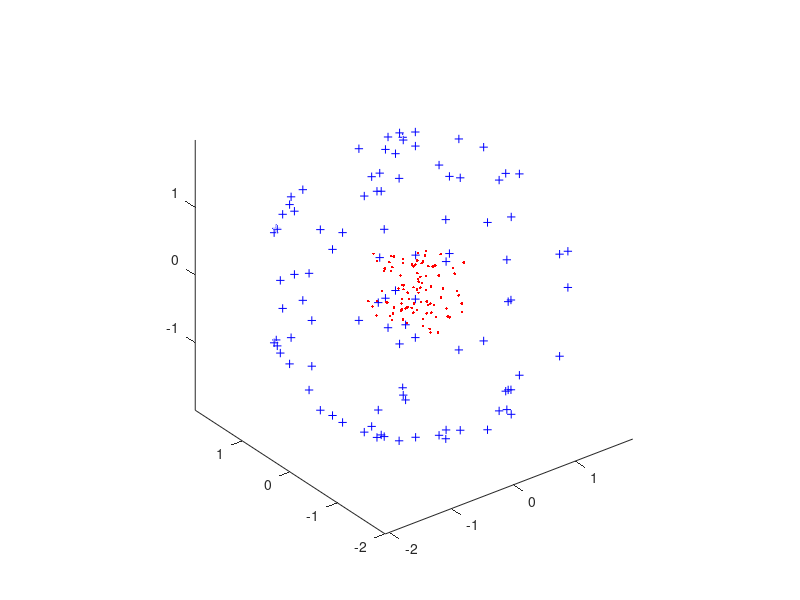

This figure's MATLAB source: (Note: this script raises an error after producing the figure.)
% Example 3.5.2
% "Introduction to Pattern Recognition: A MATLAB Approach"
% S. Theodoridis, A. Pikrakis, K. Koutroumbas, D. Cavouras

close('all');
clear;

% 1. Generate the points of X that belong to class +1
rand('seed',0)
noise_level=0.1;
n_points=[100 100]; %Points per class
l=3;
X=rand(l,n_points(1))- (0.5*ones(l,1))*ones(1,n_points(1));

% Generate the points of X that belong to class -1
r=2; %Radius of the sphere
for i=1:n_points(2)/2
    e=1;
    while(e==1)
        temp=(2*r)*rand(1,l-1)-r;
        if(r^2-sum(temp.^2)>0)
            e=0;
        end
    end
    t=sqrt(r^2-sum(temp.^2))+noise_level*(rand-0.5);
    qw=[temp t; temp -t]';
    X=[X qw];
end

% The data set Xtest is now generated similarly (we use the value 100 as the seed for the rand function).
% Generate the points of Xtest that belong to class +1
rand('seed',100)
noise_level=0.1;
n_points=[100 100]; %Points per class
l=3;
X_test=rand(l,n_points(1))- (0.5*ones(l,1))*ones(1,n_points(1));

% Generate the points of Xtest that belong to class -1
r=2; %Radius of the sphere
for i=1:n_points(2)/2
    e=1;
    while(e==1)
        temp=(2*r)*rand(1,l-1)-r;
        if(r^2-sum(temp.^2)>0)
            e=0;
        end
    end
    t=sqrt(r^2-sum(temp.^2))+noise_level*(rand-0.5);
    qw=[temp t; temp -t]';
    X_test=[X_test qw];
end


% Define the class labels for X and X_test
[l,N]=size(X);
y=[ones(1,n_points(1)) -ones(1,n_points(2))];
y_test=[ones(1,n_points(1)) -ones(1,n_points(2))];

% Plot dataset X
figure(1), plot3(X(1,y==1),X(2,y==1),X(3,y==1),'r.',X(1,y==-1),X(2,y==-1),X(3,y==-1),'b+')
figure(1), axis equal

% 2. To perform kernel PCA with kernel exponential and sigma = 1 type

[s,V,Y]=kernel_PCA(X,2,'exp',[1 0]);

% Note that Y contains in its columns the images of the points of X on the
% space spanned by the first two principal components, while V contains the
% respective principal components.

% Plot Y
figure(2), plot(Y(1,y==1),Y(2,y==1),'r.',Y(1,y==-1),Y(2,y==-1),'b+')

% 3. To design the LS classifier based on Y , type
w=SSErr([Y; ones(1,sum(n_points))],y,0)

% 4. In order to generate the Ytest set, containing in its columns the projections of the vectors of
% Xtest to the space spanned by the principal components, type
[l,N_test]=size(X_test);
Y_test=[];
for i=1:N_test
    [temp]=im_point(X_test(:,i),X,V,2,'exp',[1 0]);
    Y_test=[Y_test temp];
end

% To classify the vectors of Xtest (Ytest) and compute the classification error type
y_out=2*(w'*[Y_test; ones(1,sum(n_points))]>0)-1;
class_err=sum(y_out.*y_test<0)/sum(n_points);
figure(3), plot(Y_test(1,y==1),Y_test(2,y==1),'r.',Y_test(1,y==-1),Y_test(2,y==-1),'b+')
figure(3), axis equal

% Plot the linear classifier (works only if w(1)~=0)
y_lin=[min(Y_test(2,:)') max(Y_test(2,:)')];
x_lin=[(-w(3)-w(2)*y_lin(1))/w(1) (-w(3)-w(2)*y_lin(2))/w(1)];
figure(3), hold on
figure(3), line(x_lin,y_lin)

% 5. For this step, repeat the codes given in steps 2-4, where now in the call
% of the kernel PCA function (step 2), [1, 0] is replaced by [0.6, 0] (see also
% Figure 3.6(b)).

[s,V,Y]=kernel_PCA(X,2,'exp',[0.6 0]);
figure(4), plot(Y(1,y==1),Y(2,y==1),'r.',Y(1,y==-1),Y(2,y==-1),'b+')
w=SSErr([Y; ones(1,sum(n_points))],y,0)
[l,N_test]=size(X_test);
Y_test=[];
for i=1:N_test
    [temp]=im_point(X_test(:,i),X,V,2,'exp',[0.6 0]);
    Y_test=[Y_test temp];
end
y_out=2*(w'*[Y_test; ones(1,sum(n_points))]>0)-1;
class_err=sum(y_out.*y_test<0)/sum(n_points);
figure(5), plot(Y_test(1,y==1),Y_test(2,y==1),'r.',Y_test(1,y==-1),Y_test(2,y==-1),'b+')
figure(5), axis equal
y_lin=[min(Y_test(2,:)') max(Y_test(2,:)')];
x_lin=[(-w(3)-w(2)*y_lin(1))/w(1) (-w(3)-w(2)*y_lin(2))/w(1)];
figure(5), hold on
figure(5), line(x_lin,y_lin)

